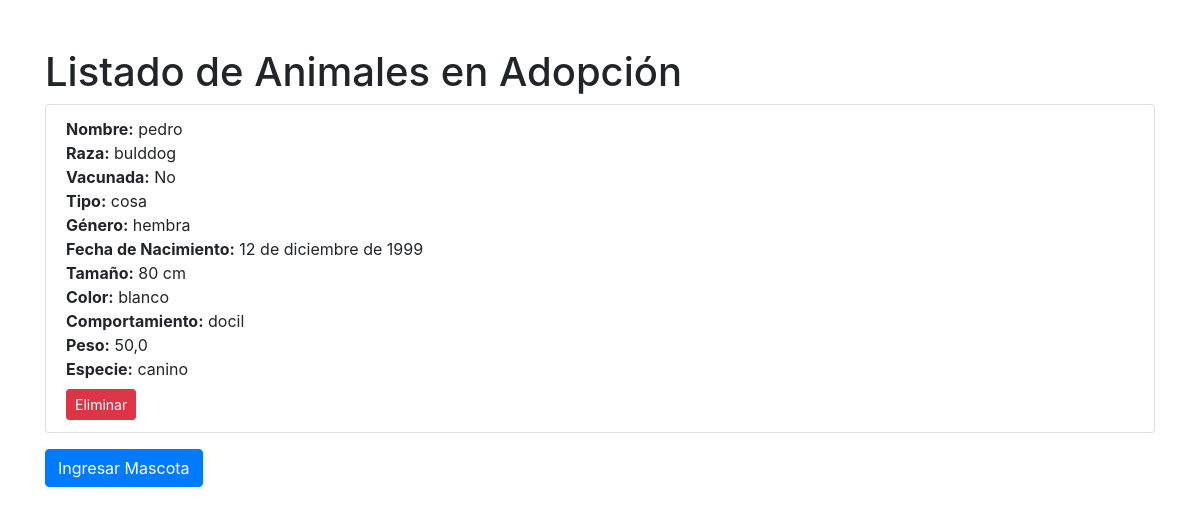
The app's page /listado_mascotas/, older data.
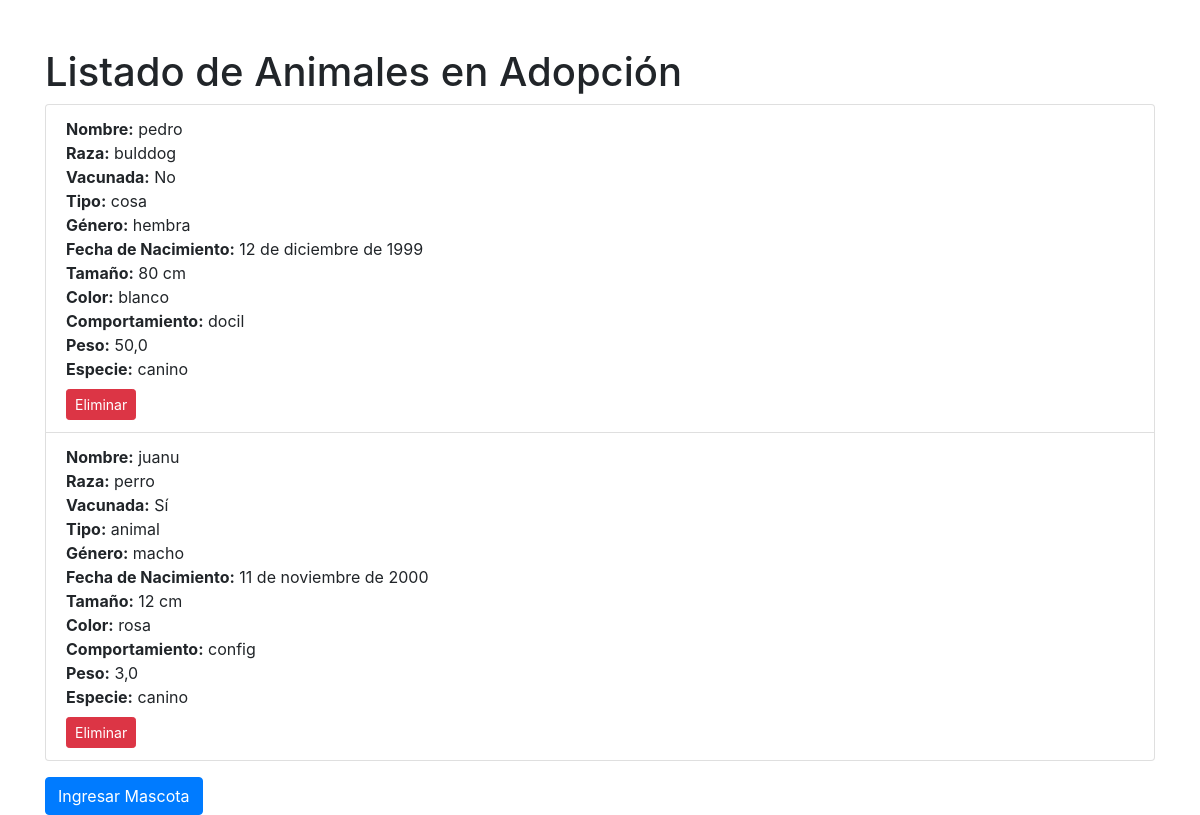
The same page, newer data.
### mascotas/models.py (models this page shows, shortened)
class Mascota(models.Model):
    id_mascotas = models.AutoField(primary_key=True)
    rut_usuario = models.ForeignKey('mascotas.Usuario', related_name='mascotas', on_delete=models.CASCADE)
    nombre_m = models.CharField(max_length=100)
    raza_m = models.CharField(max_length=100)
    vacuna_m = models.BooleanField(default=False)
    tipo_m = models.CharField(max_length=100)
    genero_m = models.CharField(max_length=10)
    fecha_nac_m = models.DateField()
    tamaño_m = models.CharField(max_length=20)
    color_m = models.CharField(max_length=50)
    comportamiento_m = models.TextField()
    peso_m = models.FloatField()
    especie_m = models.CharField(max_length=50)
    imagen = models.ImageField(upload_to='mascotas/', blank=True, null=True)
    class Meta:
        app_label = 'mascotas'

### mascotas/views.py (the view)
# urls.py: path('listado_mascotas/', listado_mascotas, name='listado_mascotas'),
def listado_mascotas(request):
    mascotas = Mascota.objects.all()
    return render(request, 'mascotas/listado_mascotas.html', {'mascotas': mascotas})

### mascotas/templates/mascotas/listado_mascotas.html (shortened to what this page needs)
<!DOCTYPE html>
<html lang="es">
<head>
    <link rel="stylesheet" href="https://stackpath.bootstrapcdn.com/bootstrap/4.5.2/css/bootstrap.min.css">
</head>
<body class="container mt-5">
    <h1>Listado de Animales en Adopción</h1>
    <ul class="list-group">
        {% for mascota in mascotas %}
            <li class="list-group-item">
                <strong>Nombre:</strong> {{ mascota.nombre_m }}<br>
                <strong>Raza:</strong> {{ mascota.raza_m }}<br>
                <strong>Vacunada:</strong> {% if mascota.vacuna_m %}Sí{% else %}No{% endif %}<br>
                <strong>Tipo:</strong> {{ mascota.tipo_m }}<br>
                <strong>Género:</strong> {{ mascota.genero_m }}<br>
                <strong>Fecha de Nacimiento:</strong> {{ mascota.fecha_nac_m }}<br>
                <strong>Tamaño:</strong> {{ mascota.tamaño_m }}<br>
                <strong>Color:</strong> {{ mascota.color_m }}<br>
                <strong>Comportamiento:</strong> {{ mascota.comportamiento_m }}<br>
                <strong>Peso:</strong> {{ mascota.peso_m }}<br>
                <strong>Especie:</strong> {{ mascota.especie_m }}<br>
                <form method="post" action="{% url 'eliminar_mascota' mascota.id_mascotas %}" style="display:inline;">
                    <button type="submit" class="btn btn-danger btn-sm mt-2">Eliminar</button>
                </form>
            </li>
        {% endfor %}
    </ul>
    <a href="{% url 'ingresar_mascota' %}" class="btn btn-primary mt-3">Ingresar Mascota</a>
</body>
</html>

Row changes from the older to the newer data that the page shows:
added Mascota: nombre_m "juanu", raza_m "perro", vacuna_m "Sí", tipo_m "animal", genero_m "macho", fecha_nac_m "11 de noviembre de 2000", tamaño_m "12 cm", color_m "rosa", comportamiento_m "config", peso_m "3,0", especie_m "canino"
